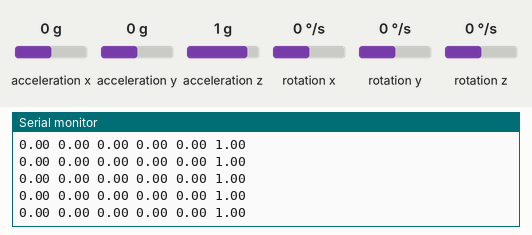
Simulated run of this sketch. Board: Arduino Uno, built with avr-gcc and run on an emulated ATmega328P. Parts: the last lines printed to the serial monitor. Wiring (inferred from the names in the program): MPU-6050 motion sensor at I2C address 0x68. Inputs (shaded band) come from the test bench; at power-on: acceleration y 0 g, acceleration x 0 g, rotation x 0 °/s, rotation y 0 °/s, acceleration z 1 g, rotation z 0 °/s.

Above: at 1.2 s.
1.3 s: acceleration y set to -1.4 g
At 2.2 s:
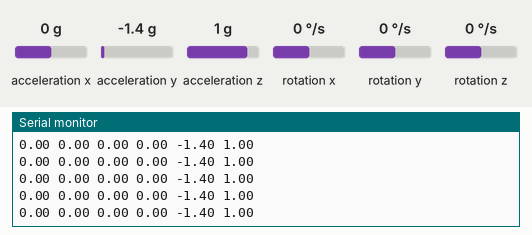
4.3 s: acceleration x set to -1.4 g
At 5.1 s:
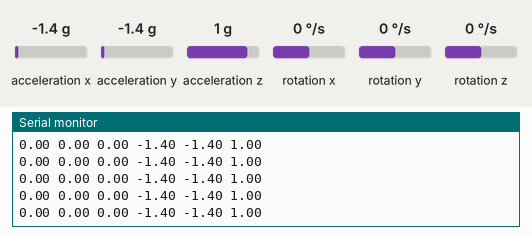
7.3 s: rotation x set to 100 °/s
At 8.2 s:
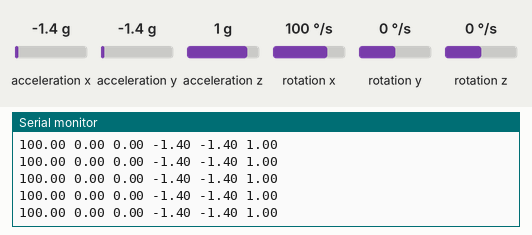

Measured:
- after the input at 1.3 s, the serial monitor: prints a new line at once (image 1)
- after the input at 4.3 s, the serial monitor: prints a new line at once (image 2)
- after the input at 7.3 s, the serial monitor: prints a new line at once (image 3)

The sketch:

MPU6050.ino
```cpp
#include <Wire.h>
const int MPU = 0x68; //address i2c
float AccX, AccY, AccZ;
float GyroX, GyroY, GyroZ;
float Temp;

void setup()
{
  Serial.begin(115200);
  while(!Serial);
  Wire.begin();   //initialize communication
  Wire.beginTransmission(MPU);    //Start communication with MPU6050
  Wire.write(0x6B); //Talk to the register 6B
  Wire.write(0x00); //Make reset - place a 0 into the 6B register
  Wire.endTransmission(true); //End the transmission
  delay(20);
  Serial.println("Start loop");
}
void loop()
{
  //Read accelerometer data

  Wire.beginTransmission(MPU);
  Wire.write(0x3B);//Start with register 0x3B ( ACCEL_XOUT_H)
  Wire.endTransmission(false);
  Wire.requestFrom(MPU, 14, true); //Get data from 14 register from 0x3B
  AccX = (Wire.read() <<8 | Wire.read()) / 16384.0; //AFS_SEL 0
  AccY = (Wire.read() <<8 | Wire.read()) / 16384.0;
  AccZ = (Wire.read() <<8 | Wire.read()) / 16384.0;

  Temp = (Wire.read() <<8 | Wire.read()) / 340.0 +36.53;

  GyroX = (Wire.read() <<8 | Wire.read()) / 131.0; //FS_SEL 0
  GyroY = (Wire.read() <<8 | Wire.read()) / 131.0;
  GyroZ = (Wire.read() <<8 | Wire.read()) / 131.0;

  Serial.print(AccX); Serial.print(" ");
  Serial.print(AccY); Serial.print(" ");
  Serial.print(AccZ); Serial.println(" ");

  Serial.print(GyroX); Serial.print(" ");
  Serial.print(GyroY); Serial.print(" ");
  Serial.print(GyroZ); Serial.print(" ");

}
```
